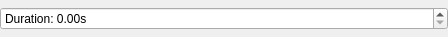
<?xml version="1.0" encoding="UTF-8"?>
<ui version="4.0">
 <class>QGCMissionConditionDelay</class>
 <widget class="QWidget" name="QGCMissionConditionDelay">
  <property name="geometry">
   <rect>
    <x>0</x>
    <y>0</y>
    <width>448</width>
    <height>37</height>
   </rect>
  </property>
  <property name="sizePolicy">
   <sizepolicy hsizetype="Preferred" vsizetype="Preferred">
    <horstretch>0</horstretch>
    <verstretch>0</verstretch>
   </sizepolicy>
  </property>
  <property name="minimumSize">
   <size>
    <width>0</width>
    <height>0</height>
   </size>
  </property>
  <property name="windowTitle">
   <string>Form</string>
  </property>
  <property name="styleSheet">
   <string notr="true"/>
  </property>
  <layout class="QHBoxLayout" name="horizontalLayout">
   <property name="spacing">
    <number>5</number>
   </property>
   <property name="margin">
    <number>0</number>
   </property>
   <item>
    <widget class="QDoubleSpinBox" name="param1SpinBox">
     <property name="sizePolicy">
      <sizepolicy hsizetype="Expanding" vsizetype="Fixed">
       <horstretch>0</horstretch>
       <verstretch>0</verstretch>
      </sizepolicy>
     </property>
     <property name="focusPolicy">
      <enum>Qt::WheelFocus</enum>
     </property>
     <property name="toolTip">
      <string>Delay duration</string>
     </property>
     <property name="statusTip">
      <string>Delay duration</string>
     </property>
     <property name="wrapping">
      <bool>false</bool>
     </property>
     <property name="frame">
      <bool>true</bool>
     </property>
     <property name="accelerated">
      <bool>true</bool>
     </property>
     <property name="keyboardTracking">
      <bool>false</bool>
     </property>
     <property name="prefix">
      <string>Duration: </string>
     </property>
     <property name="suffix">
      <string>s</string>
     </property>
     <property name="decimals">
      <number>2</number>
     </property>
     <property name="minimum">
      <double>0.000000000000000</double>
     </property>
     <property name="maximum">
      <double>100000.000000000000000</double>
     </property>
     <property name="singleStep">
      <double>1.000000000000000</double>
     </property>
    </widget>
   </item>
  </layout>
 </widget>
 <resources/>
 <connections/>
</ui>
